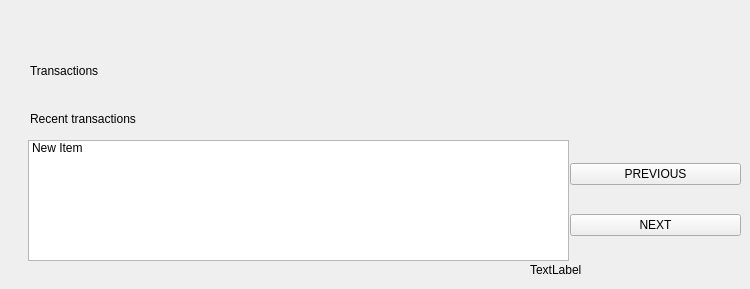
    <widget class="QWidget" name="page13_Transactions">
     <widget class="QWidget" name="layoutWidget_31">
      <property name="geometry">
       <rect>
        <x>30</x>
        <y>50</y>
        <width>613</width>
        <height>89</height>
       </rect>
      </property>
      <layout class="QGridLayout" name="welcomeTextLayout_Transactions">
       <item row="1" column="0">
        <widget class="QLabel" name="labelInstruction_Transactions">
         <property name="text">
          <string>Recent transactions</string>
         </property>
        </widget>
       </item>
       <item row="0" column="0">
        <widget class="QLabel" name="labelWelcome_Transactions">
         <property name="text">
          <string>Transactions</string>
         </property>
         <property name="alignment">
          <set>Qt::AlignmentFlag::AlignLeading|Qt::AlignmentFlag::AlignLeft|Qt::AlignmentFlag::AlignVCenter</set>
         </property>
        </widget>
       </item>
      </layout>
     </widget>
     <widget class="QListWidget" name="Transactions_List_Full">
      <property name="geometry">
       <rect>
        <x>28</x>
        <y>140</y>
        <width>541</width>
        <height>121</height>
       </rect>
      </property>
      <property name="autoScroll">
       <bool>false</bool>
      </property>
      <property name="dragEnabled">
       <bool>false</bool>
      </property>
      <item>
       <property name="text">
        <string>New Item</string>
       </property>
      </item>
     </widget>
     <widget class="QWidget" name="layoutWidget">
      <property name="geometry">
       <rect>
        <x>570</x>
        <y>140</y>
        <width>171</width>
        <height>121</height>
       </rect>
      </property>
      <layout class="QGridLayout" name="gridLayout_3">
       <item row="1" column="0">
        <widget class="QPushButton" name="Transactions_btn_choice_next">
         <property name="text">
          <string>NEXT</string>
         </property>
        </widget>
       </item>
       <item row="0" column="0">
        <widget class="QPushButton" name="Transactions_btn_choice_previous">
         <property name="text">
          <string>PREVIOUS</string>
         </property>
        </widget>
       </item>
      </layout>
     </widget>
     <widget class="QLabel" name="Transactions_lbl_PageNumber">
      <property name="geometry">
       <rect>
        <x>530</x>
        <y>260</y>
        <width>63</width>
        <height>20</height>
       </rect>
      </property>
      <property name="text">
       <string>TextLabel</string>
      </property>
     </widget>
    </widget>
